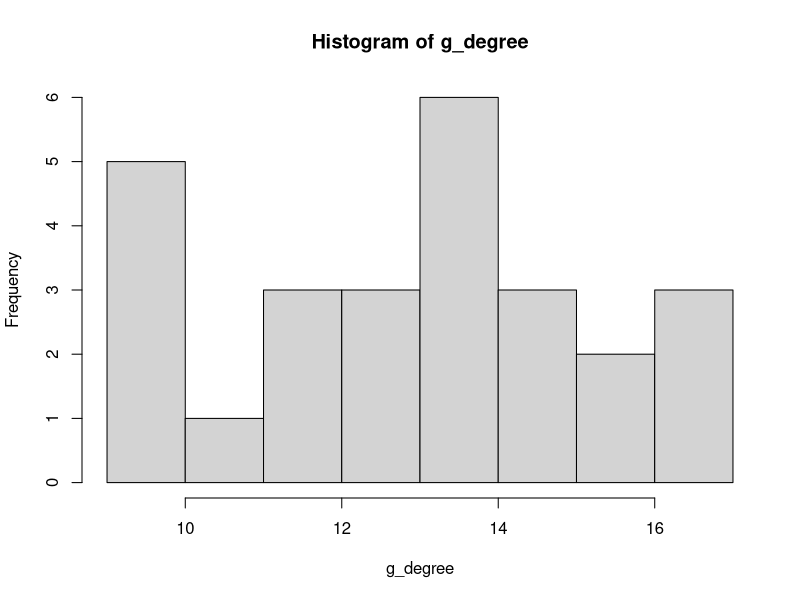
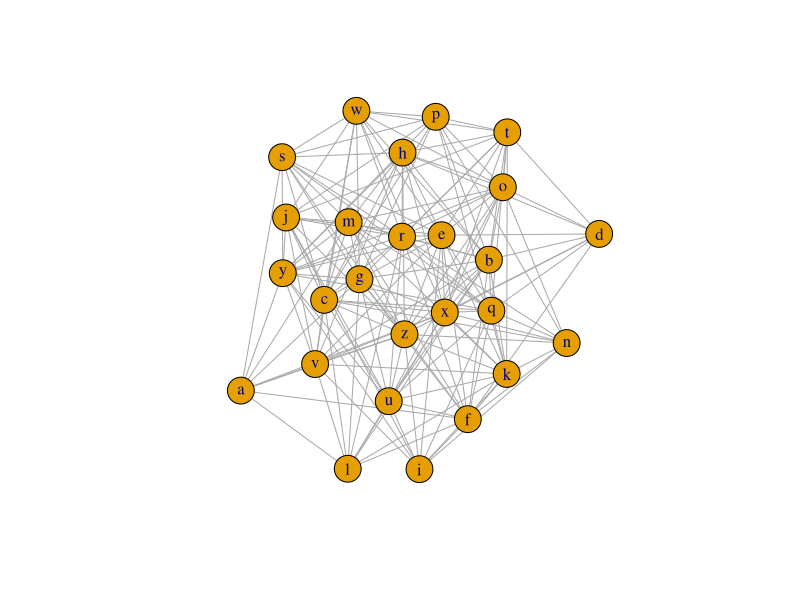
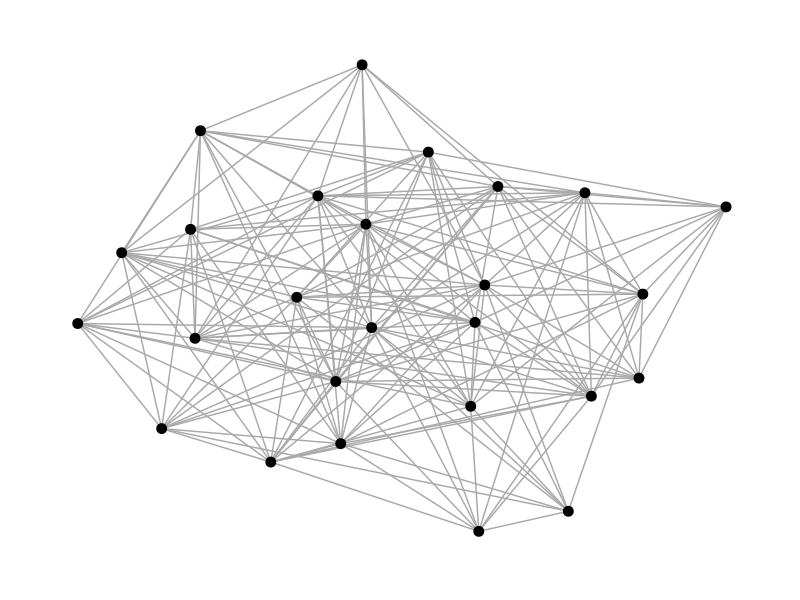

Here is the R script that generated these plots, in order:
## ---- chunk 1
# Set seed for reproducibility
set.seed(12345)

# Generate data
raw <- data.frame(byer = rep(letters, 1, each = 26),
                  sllr = rep(letters, 26),
                  con = rnorm(26 * 26)^2) # Calculate arbitrary weights

# Drop connections with oneself
raw <- raw[raw$byer != raw$sllr,]

# Only keep strong connections
raw <- raw[abs(raw$con) > 1,]

# Reformat row numbers
rownames(raw) <- NULL

# Look at result
head(raw)
## ---- chunk 2
# Load package
library(igraph)
## ---- chunk 3
graph_df <- graph_from_data_frame(raw, directed = FALSE)
## ---- chunk 4
graph_df <- simplify(graph_df)
## ---- chunk 5
graph_df
## ---- chunk 6
graph_adj <- as_adj(graph_df)
## ---- chunk 7
graph_adj[1:6, 1:6]
## ---- chunk 8
g_degree <- degree(graph_df)

g_degree
## ---- chunk 9
hist(g_degree)
## ---- chunk 10
g_betw <- betweenness(graph_df)

round(g_betw, 2)
## ---- chunk 11
g_eigen <- eigen_centrality(graph_df)

round(g_eigen$vector, 2)
## ---- chunk 12
plot(graph_df)
## ---- chunk 13
# Load packages
library(ggraph)
library(ggplot2)

ggraph(graph_df, layout = "kk") + # Generate graph
  geom_edge_link(colour = "darkgrey") + # Add a layer of edges
  geom_node_point(size = 3) + # Add a layer of nodes
  theme_graph() # Get rid of gray background colour, grid and axes
